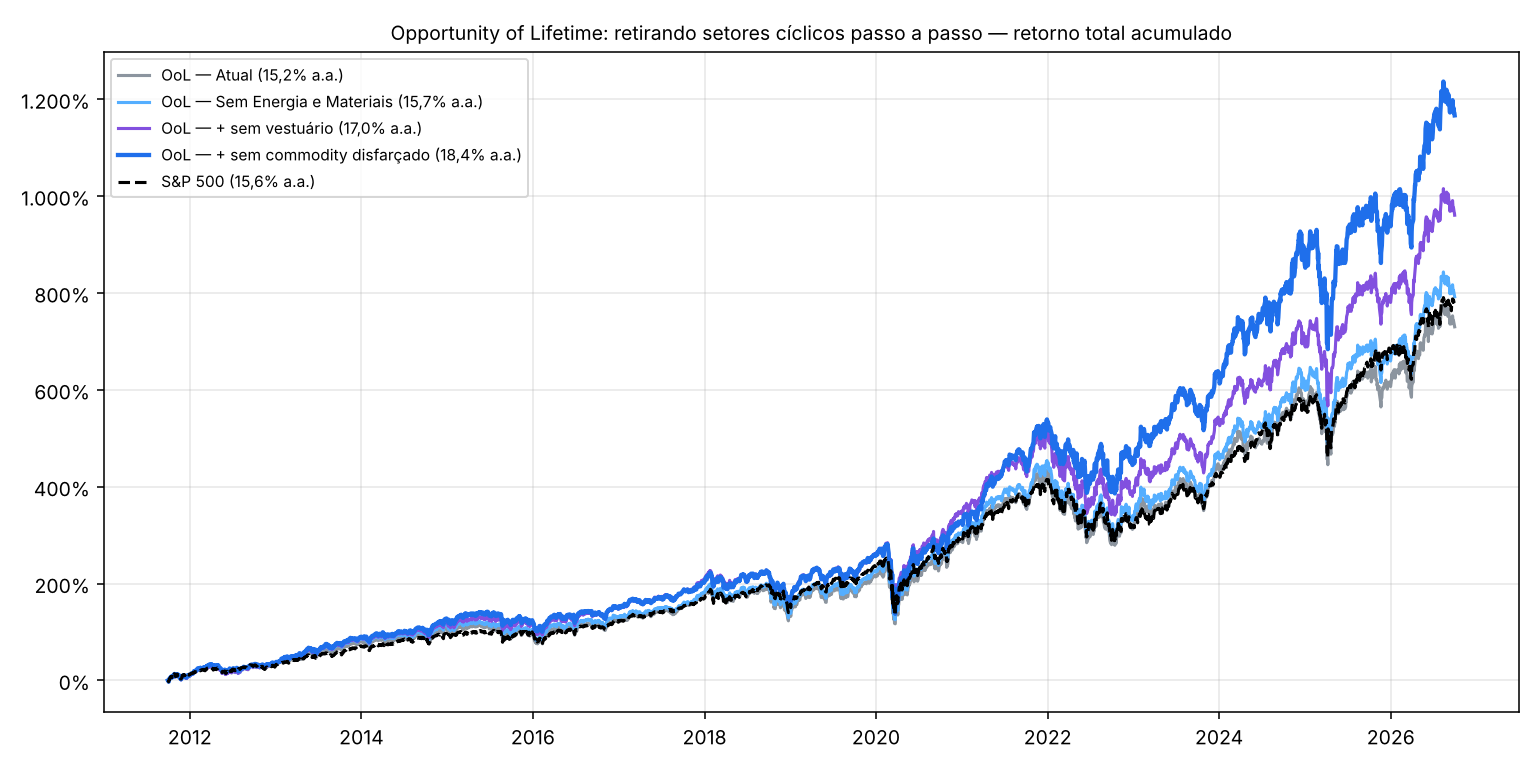

Recreate this plot in Python.
"""Quem e um "commodity disfarcado" (fora de Energia e Materiais) e o efeito de tirar Energia, Materiais, vestuario e esses nomes.
Dois sinais point-in-time, com limiares fixados antes de olhar o resultado:
  (1) Mercado: regressao dos 60 meses anteriores do retorno mensal da acao contra S&P 500 (SPY) e um fator de commodities
      (50% DBC + 25% XLE + 25% XLB). Commodity disfarcado se t do fator de commodities >= 2.
  (2) Lucro: nos ultimos 10 exercicios arquivados, 2 ou mais anos com queda do EPS > 25% (ou passagem para prejuizo).
"Commodity disfarcado" = (1) ou (2). Sem zROIC, universo point-in-time, ROIC oficial corrigido, esboco (OoL a partir de 12%).
Saidas: backtest/commodity_disfarcado.md, backtest/commodity_disfarcado.png
Uso: python3 backtest/commodity_disfarcado.py"""
import sys, pathlib
import numpy as np, pandas as pd
import matplotlib; matplotlib.use('Agg'); import matplotlib.pyplot as plt
ROOT = pathlib.Path(__file__).parent
sys.path.insert(0, str(ROOT.parent)); sys.path.insert(0, str(ROOT))
from backtest import run_portfolio, stats, load_pit, asof, split_factor_after, D  # noqa: E402
from validation_core import load_prices  # noqa: E402
import setores_derrotas as sd  # noqa: E402

OOL, GCGR = sd.OOL, sd.GCGR
APPAREL = {'Apparel, Accessories & Luxury Goods', 'Footwear', 'Textiles'}
pc = lambda x: '—' if pd.isna(x) else f'{x:.0%}'
pc1 = lambda x: '—' if pd.isna(x) else f'{x:.1%}'.replace('.', ',')
sg = lambda x: '—' if pd.isna(x) else f'{x:+.1%}'.replace('.', ',')
n1 = lambda x: '—' if pd.isna(x) else f'{x:.1f}'.replace('.', ',')


def comm_t(r, mkt, cmd, d):
    """t do fator de commodities na regressao dos 60 meses ate d."""
    y = r.loc[:d].iloc[-60:]
    X = pd.concat([mkt, cmd], axis=1).reindex(y.index)
    m = y.notna() & X.notna().all(axis=1)
    if m.sum() < 36: return np.nan, np.nan
    y, X = y[m].values, np.c_[np.ones(m.sum()), X[m].values]
    b, res, *_ = np.linalg.lstsq(X, y, rcond=None)
    e = y - X @ b; s2 = e @ e / (len(y) - 3); cov = s2 * np.linalg.inv(X.T @ X)
    return b[2] / np.sqrt(cov[2, 2]), b[2]


def eps_drops(pit, d, splits):
    e, _ = asof(pit['eps_diluted'], d)
    if not e: return np.nan
    last = max(e); v = {y: e[y][0] / split_factor_after(splits, e[y][1]) for y in e if last - 10 <= y <= last}
    n = 0
    for y in range(last - 9, last + 1):
        a, b = v.get(y - 1), v.get(y)
        if a is None or b is None or a <= 0: continue
        if b / a - 1 < -0.25: n += 1
    return n


def main():
    c = pd.read_csv(ROOT / 'atributos.csv', parse_dates=['date'])
    u = pd.read_csv(D / 'universe.csv').drop_duplicates('ticker').set_index('ticker')
    xe = pd.read_csv(D / 'universe_pit_extra.csv').drop_duplicates('ticker').set_index('ticker')
    c['sector'] = c.ticker.map(lambda t: sd.MANUAL[t][0] if t in sd.MANUAL else u.sector.get(t))
    c['industry'] = c.ticker.map(lambda t: sd.MANUAL[t][1] if t in sd.MANUAL else u.industry.get(t))
    name = lambda t: u.name.get(t) if t in u.index else xe.sec_name.get(t, t)
    px_ = load_prices(); adj = px_['adj_close']; spl = px_['stock_splits']
    etf = pd.read_csv(D / 'commodity_etfs.csv', index_col=0, parse_dates=True)
    mret = lambda s: s.resample('ME').last().pct_change()
    cmd = (0.5 * mret(etf.DBC) + 0.25 * mret(etf.XLE) + 0.25 * mret(etf.XLB)).rename('cmd')
    mkt = mret(adj.SPY).rename('mkt')
    R = adj.resample('ME').last().pct_change()
    ts, bs, dr, cache = [], [], [], {}
    for r in c[['date', 'ticker']].itertuples():
        d = r.date
        if r.ticker in R:
            t_, b_ = comm_t(R[r.ticker], mkt, cmd, d)
        else:
            t_, b_ = np.nan, np.nan
        if r.ticker not in cache: cache[r.ticker] = load_pit(r.ticker)
        s = spl[r.ticker][spl[r.ticker] > 0] if r.ticker in spl else pd.Series(dtype=float)
        ts.append(t_); bs.append(b_); dr.append(eps_drops(cache[r.ticker], d, s))
    c['cmd_t'], c['cmd_b'], c['eps_drops'] = ts, bs, dr
    c['sig_mkt'] = c.cmd_t >= 2; c['sig_eps'] = c.eps_drops >= 2
    c['disf'] = (c.sig_mkt | c.sig_eps) & ~c.sector.isin(['Energy', 'Materials'])
    c['em'] = c.sector.isin(['Energy', 'Materials']); c['app'] = c.industry.isin(APPAREL)
    c.to_csv(ROOT / 'commodity_disfarcado.csv', index=False)

    out = ['# Commodity disfarçado: quem é e o efeito de retirar (EUA, point-in-time)\n',
           '> ⚠️ **ROIC:** ROIC oficial (corrigido em 2026-11-10). Commodities disfarçados costumam ter ROIC alto só no pico do ciclo; '
           'o ROIC entra na seleção e no P/E justo.\n',
           '**Definição (limiares fixados antes de ver o resultado), medida em cada trimestre só com dados passados:**\n',
           '1. **Sinal de mercado:** nos 60 meses anteriores, o retorno da ação responde a commodities além do mercado — regressão do retorno mensal contra '
           'S&P 500 e um fator de commodities (50% DBC + 25% XLE + 25% XLB), com t do fator de commodities ≥ 2.',
           '2. **Sinal de lucro:** nos 10 últimos exercícios, 2 ou mais anos com queda do EPS acima de 25% (ou ida para prejuízo).\n',
           'Commodity disfarçado = sinal 1 ou 2, fora de Energia e Materiais. Configuração: sem zROIC, OoL a partir de ROIC 12%.\n']
    # desempenho das posicoes
    out += ['## 1. Desempenho das posições (excesso sobre o universo no trimestre seguinte, a.a.)\n',
            '| Classe | Grupo | Posições | Excesso médio | Excesso mediano | % acima do universo |', '|---|---|---|---|---|---|']
    for cat in (OOL, GCGR):
        x = c[c.cat == cat]
        for lab, m in (('Energia e Materiais', x.em), ('Vestuário', x.app), ('Commodity disfarçado: só sinal de mercado', x.disf & x.sig_mkt & ~x.sig_eps),
                       ('Commodity disfarçado: só sinal de lucro', x.disf & x.sig_eps & ~x.sig_mkt), ('Commodity disfarçado: os dois sinais', x.disf & x.sig_eps & x.sig_mkt),
                       ('Demais', ~x.em & ~x.app & ~x.disf)):
            y = x[m]
            out.append(f"| {'OoL' if cat == OOL else 'GCGR'} | {lab} | {len(y)} | {sg(y.ex.mean() * 4)} | {sg(y.ex.median() * 4)} | {pc((y.ex > 0).mean())} |")
    # carteiras
    dates = sorted(c.date.unique()); last = adj.index[adj.index <= dates[-1] + pd.offsets.QuarterEnd()][-1]
    dates = [pd.Timestamp(d) for d in dates] + [last]
    spy = adj['SPY'].loc[dates[0]:dates[-1]]; spy = spy / spy.iloc[0]; Ms = spy.resample('ME').last(); S = stats(spy)['CAGR']
    ool = c.cat == OOL
    G = {'OoL': ool, 'OoL High Returns': ool & (c.roic > .3), 'OoL High Growth': ool & (c.growth > .3), 'OoL Base': ool & (c.roic <= .3) & (c.growth <= .3),
         'GCGR': c.cat == GCGR}
    V = {'Atual': np.ones(len(c), bool), 'Sem Energia e Materiais': ~c.em, '+ sem vestuário': ~c.em & ~c.app,
         '+ sem commodity disfarçado': ~c.em & ~c.app & ~c.disf}
    out += ['', '## 2. Carteiras\n', f'S&P 500: {pc1(S)} a.a. Entre parênteses: ações por trimestre; janelas de 5 anos acima do S&P.\n',
            '| Carteira | ' + ' | '.join(V) + ' |', '|---|' + '---|' * len(V)]
    curves = {}
    for k, m in G.items():
        row = [k]
        for vn, vm in V.items():
            mm = m & vm
            nav = run_portfolio({d: g.ticker.tolist() for d, g in c[mm].groupby('date')}, adj, dates)[0]
            Mn = nav.resample('ME').last(); w5 = ((Mn / Mn.shift(60)) > (Ms / Ms.shift(60))).dropna().mean()
            row.append(f"**{pc1(stats(nav)['CAGR'])}** ({c[mm].groupby('date').size().mean():.0f}; {pc(w5)})")
            if k == 'OoL': curves[vn] = nav
        out.append('| ' + ' | '.join(row) + ' |')
    # quem sao
    x = c[c.disf]
    e = x.groupby('ticker').agg(q=('ex', 'size'), ex=('ex', 'mean'), t=('cmd_t', 'median'), drops=('eps_drops', 'max'), sector=('sector', 'first'),
                                industry=('industry', 'first'), mk=('sig_mkt', 'mean'), ep=('sig_eps', 'mean'),
                                cls=('cat', lambda s: '/'.join(sorted({'OoL' if v == OOL else 'GCGR' for v in s}))))
    tot = c.groupby('ticker').size(); e['share'] = e.q / tot.reindex(e.index)
    e['ex'] *= 4
    out += ['', '## 3. Quem são os commodities disfarçados\n',
            f'{e.index.nunique()} empresas foram marcadas em pelo menos um trimestre em que estavam na OoL ou na GCGR. '
            '"t commodities" = mediana do t do fator de commodities nos trimestres marcados; "quedas de EPS" = máximo de anos com queda > 25% em 10.\n']
    for s_, g in e.sort_values('ex').groupby('sector'):
        out += [f'### {s_} ({len(g)})\n', '| Ticker | Empresa | Subsetor | Classe | Trim. marcados | Sinal de mercado | Sinal de lucro | t commodities | Quedas de EPS (10a) | Excesso médio a.a. (marcados) |',
                '|---|---|---|---|---|---|---|---|---|---|']
        for t, r in g.iterrows():
            out.append(f'| {t} | {name(t)} | {r.industry} | {r.cls} | {r.q} | {pc(r.mk)} | {pc(r.ep)} | {n1(r.t)} | {r.drops:.0f} | {sg(r.ex)} |')
        out.append('')
    (ROOT / 'commodity_disfarcado.md').write_text('\n'.join(out))
    print('\n'.join(out))
    fig, ax = plt.subplots(figsize=(11, 5.5), dpi=140)
    sty = {'Atual': ('#8c959f', '-'), 'Sem Energia e Materiais': ('#54aeff', '-'), '+ sem vestuário': ('#8250df', '-'), '+ sem commodity disfarçado': ('#1f6feb', '-')}
    for k, nav in curves.items():
        ax.plot(nav.index, (nav - 1) * 100, color=sty[k][0], lw=2.2 if k.startswith('+ sem c') else 1.6, label=f'OoL — {k} ({pc1(stats(nav)["CAGR"])} a.a.)')
    ax.plot(spy.index, (spy - 1) * 100, color='black', ls='--', lw=1.6, label=f'S&P 500 ({pc1(S)} a.a.)')
    ax.grid(alpha=.3); ax.legend(fontsize=8); ax.yaxis.set_major_formatter(plt.FuncFormatter(lambda v, _: f'{v:,.0f}%'.replace(',', '.')))
    ax.set_title('Opportunity of Lifetime: retirando setores cíclicos passo a passo — retorno total acumulado', fontsize=10)
    fig.tight_layout(); fig.savefig(ROOT / 'commodity_disfarcado.png'); plt.close(fig)


if __name__ == '__main__':
    main()
